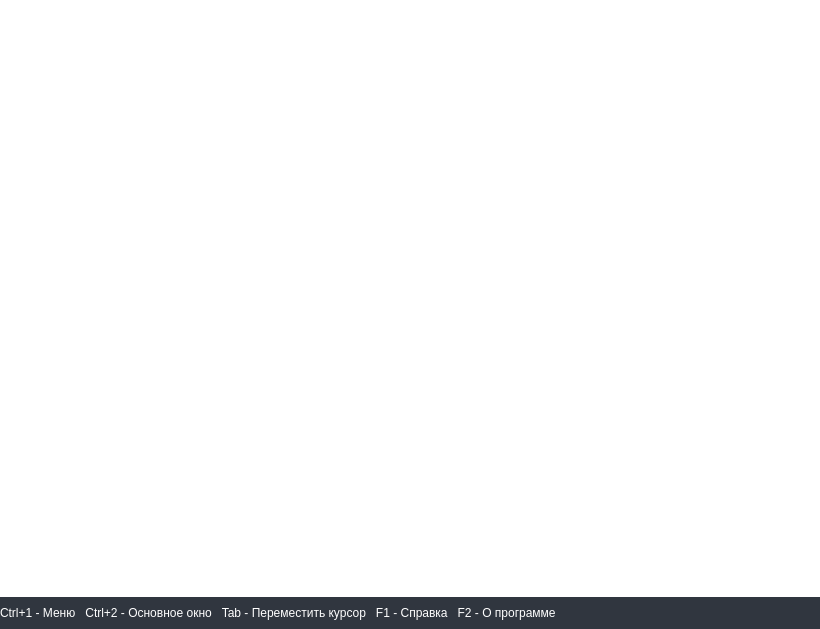
<?xml version="1.0" encoding="UTF-8"?>
<ui version="4.0">
 <class>MainWindow</class>
 <widget class="QMainWindow" name="MainWindow">
  <property name="geometry">
   <rect>
    <x>0</x>
    <y>0</y>
    <width>820</width>
    <height>629</height>
   </rect>
  </property>
  <property name="windowTitle">
   <string>MainWindow</string>
  </property>
  <property name="windowIcon">
   <iconset>
    <normaloff>../img/sobol.png</normaloff>../img/sobol.png</iconset>
  </property>
  <widget class="QWidget" name="centralwidget">
   <layout class="QGridLayout" name="gridLayout_2">
    <property name="leftMargin">
     <number>0</number>
    </property>
    <property name="topMargin">
     <number>0</number>
    </property>
    <property name="rightMargin">
     <number>0</number>
    </property>
    <property name="bottomMargin">
     <number>0</number>
    </property>
    <item row="0" column="0">
     <widget class="QStackedWidget" name="main_stacked_widget">
      <property name="currentIndex">
       <number>4</number>
      </property>
      <widget class="BackgroundedWidget" name="wait_id_page">
       <property name="styleSheet">
        <string notr="true">QLabel {
    padding: 0.3em 0.3em 0.3em 0.3em;
    color: white;
}</string>
       </property>
       <layout class="QVBoxLayout" name="verticalLayout_7">
        <property name="spacing">
         <number>0</number>
        </property>
        <item>
         <spacer name="verticalSpacer_6">
          <property name="orientation">
           <enum>Qt::Vertical</enum>
          </property>
          <property name="sizeHint" stdset="0">
           <size>
            <width>20</width>
            <height>426</height>
           </size>
          </property>
         </spacer>
        </item>
        <item>
         <layout class="QVBoxLayout" name="wait_vertical_layout">
          <item>
           <widget class="QLabel" name="present_personal_id_label">
            <property name="sizePolicy">
             <sizepolicy hsizetype="Preferred" vsizetype="Preferred">
              <horstretch>0</horstretch>
              <verstretch>0</verstretch>
             </sizepolicy>
            </property>
            <property name="font">
             <font>
              <family>Monospace Regular</family>
              <pointsize>16</pointsize>
              <weight>50</weight>
              <italic>false</italic>
              <bold>false</bold>
             </font>
            </property>
            <property name="text">
             <string>Предъявите персональный идентификатор</string>
            </property>
            <property name="alignment">
             <set>Qt::AlignCenter</set>
            </property>
           </widget>
          </item>
          <item>
           <spacer name="verticalSpacer_5">
            <property name="orientation">
             <enum>Qt::Vertical</enum>
            </property>
            <property name="sizeType">
             <enum>QSizePolicy::Fixed</enum>
            </property>
            <property name="sizeHint" stdset="0">
             <size>
              <width>20</width>
              <height>100</height>
             </size>
            </property>
           </spacer>
          </item>
          <item>
           <layout class="QHBoxLayout" name="wait_horizontal_layout">
            <item>
             <widget class="QLabel" name="remaining_time_label_1">
              <property name="text">
               <string/>
              </property>
              <property name="alignment">
               <set>Qt::AlignCenter</set>
              </property>
             </widget>
            </item>
           </layout>
          </item>
         </layout>
        </item>
        <item>
         <spacer name="verticalSpacer_7">
          <property name="orientation">
           <enum>Qt::Vertical</enum>
          </property>
          <property name="sizeType">
           <enum>QSizePolicy::Maximum</enum>
          </property>
          <property name="sizeHint" stdset="0">
           <size>
            <width>20</width>
            <height>250</height>
           </size>
          </property>
         </spacer>
        </item>
       </layout>
      </widget>
      <widget class="BackgroundedWidget" name="passwd_page">
       <property name="styleSheet">
        <string notr="true">QPushButton {
    padding: 0.3em 0.3em 0.3em 0.3em;
    border: 1px solid white;
    background: #48a23f;
    color: white;
}

QLabel {
    padding: 0.3em 0.3em 0.3em 0.3em;
    color: white;
}

QLineEdit {
    padding: 0.3em 0.3em 0.3em 0.3em;
     background: #3d8a36;
     border: none;
     color: white;
}</string>
       </property>
       <layout class="QVBoxLayout" name="verticalLayout_2">
        <property name="spacing">
         <number>0</number>
        </property>
        <item>
         <spacer name="verticalSpacer">
          <property name="orientation">
           <enum>Qt::Vertical</enum>
          </property>
          <property name="sizeHint" stdset="0">
           <size>
            <width>20</width>
            <height>423</height>
           </size>
          </property>
         </spacer>
        </item>
        <item>
         <widget class="QLabel" name="id_label">
          <property name="sizePolicy">
           <sizepolicy hsizetype="Preferred" vsizetype="Preferred">
            <horstretch>0</horstretch>
            <verstretch>0</verstretch>
           </sizepolicy>
          </property>
          <property name="font">
           <font>
            <family>Monospace Regular</family>
            <pointsize>16</pointsize>
            <weight>50</weight>
            <italic>false</italic>
            <bold>false</bold>
           </font>
          </property>
          <property name="text">
           <string>iButton</string>
          </property>
          <property name="alignment">
           <set>Qt::AlignCenter</set>
          </property>
         </widget>
        </item>
        <item>
         <layout class="QHBoxLayout" name="horizontalLayout">
          <item>
           <spacer name="horizontalSpacer">
            <property name="orientation">
             <enum>Qt::Horizontal</enum>
            </property>
            <property name="sizeHint" stdset="0">
             <size>
              <width>40</width>
              <height>20</height>
             </size>
            </property>
           </spacer>
          </item>
          <item>
           <layout class="QVBoxLayout" name="verticalLayout_3">
            <item>
             <widget class="QLabel" name="passwd_label">
              <property name="text">
               <string>Введите пароль</string>
              </property>
             </widget>
            </item>
            <item>
             <widget class="QLineEdit" name="passwd_line_edit">
              <property name="sizePolicy">
               <sizepolicy hsizetype="Fixed" vsizetype="Fixed">
                <horstretch>0</horstretch>
                <verstretch>0</verstretch>
               </sizepolicy>
              </property>
              <property name="minimumSize">
               <size>
                <width>200</width>
                <height>0</height>
               </size>
              </property>
             </widget>
            </item>
            <item>
             <spacer name="verticalSpacer_9">
              <property name="orientation">
               <enum>Qt::Vertical</enum>
              </property>
              <property name="sizeType">
               <enum>QSizePolicy::Fixed</enum>
              </property>
              <property name="sizeHint" stdset="0">
               <size>
                <width>20</width>
                <height>5</height>
               </size>
              </property>
             </spacer>
            </item>
            <item>
             <widget class="QPushButton" name="enter_push_button">
              <property name="sizePolicy">
               <sizepolicy hsizetype="Fixed" vsizetype="Fixed">
                <horstretch>0</horstretch>
                <verstretch>0</verstretch>
               </sizepolicy>
              </property>
              <property name="minimumSize">
               <size>
                <width>200</width>
                <height>0</height>
               </size>
              </property>
              <property name="text">
               <string>Войти</string>
              </property>
             </widget>
            </item>
           </layout>
          </item>
          <item>
           <spacer name="horizontalSpacer_2">
            <property name="orientation">
             <enum>Qt::Horizontal</enum>
            </property>
            <property name="sizeHint" stdset="0">
             <size>
              <width>40</width>
              <height>20</height>
             </size>
            </property>
           </spacer>
          </item>
         </layout>
        </item>
        <item>
         <widget class="QLabel" name="remaining_time_label_2">
          <property name="text">
           <string/>
          </property>
          <property name="alignment">
           <set>Qt::AlignCenter</set>
          </property>
         </widget>
        </item>
        <item>
         <spacer name="verticalSpacer_2">
          <property name="orientation">
           <enum>Qt::Vertical</enum>
          </property>
          <property name="sizeType">
           <enum>QSizePolicy::Maximum</enum>
          </property>
          <property name="sizeHint" stdset="0">
           <size>
            <width>20</width>
            <height>250</height>
           </size>
          </property>
         </spacer>
        </item>
       </layout>
      </widget>
      <widget class="BackgroundedWidget" name="admin_action_page">
       <property name="styleSheet">
        <string notr="true">QPushButton {
    padding: 0.3em 0.3em 0.3em 0.3em;
    border: 1px solid white;
    background: #48a23f;
    color: white;
}

QLabel {
    padding: 0.3em 0.3em 0.3em 0.3em;
    color: white;
}

QLineEdit {
    padding: 0.3em 0.3em 0.3em 0.3em;
     background: #3d8a36;
     border: none;
}</string>
       </property>
       <layout class="QGridLayout" name="gridLayout_5">
        <item row="0" column="1">
         <spacer name="verticalSpacer_3">
          <property name="orientation">
           <enum>Qt::Vertical</enum>
          </property>
          <property name="sizeHint" stdset="0">
           <size>
            <width>20</width>
            <height>312</height>
           </size>
          </property>
         </spacer>
        </item>
        <item row="1" column="0">
         <spacer name="horizontalSpacer_3">
          <property name="orientation">
           <enum>Qt::Horizontal</enum>
          </property>
          <property name="sizeHint" stdset="0">
           <size>
            <width>359</width>
            <height>20</height>
           </size>
          </property>
         </spacer>
        </item>
        <item row="1" column="1">
         <layout class="QVBoxLayout" name="verticalLayout_6">
          <item>
           <layout class="QGridLayout" name="gridLayout">
            <item row="3" column="0">
             <widget class="QLabel" name="last_user_id_label">
              <property name="minimumSize">
               <size>
                <width>450</width>
                <height>0</height>
               </size>
              </property>
              <property name="text">
               <string>Номер идентификатора последнего пользователя</string>
              </property>
             </widget>
            </item>
            <item row="5" column="0">
             <widget class="QLabel" name="failed_logins_label">
              <property name="text">
               <string>Суммарное количество неудачных попыток входа</string>
              </property>
             </widget>
            </item>
            <item row="1" column="1">
             <widget class="QLabel" name="admin_datetime_value">
              <property name="text">
               <string/>
              </property>
             </widget>
            </item>
            <item row="1" column="0">
             <widget class="QLabel" name="admin_datetime_label">
              <property name="text">
               <string>Время текущего входа</string>
              </property>
             </widget>
            </item>
            <item row="4" column="1">
             <widget class="QLabel" name="last_user_datetime_value">
              <property name="text">
               <string>00:00 01/01/2025</string>
              </property>
             </widget>
            </item>
            <item row="0" column="0">
             <widget class="QLabel" name="admin_id_label">
              <property name="text">
               <string>Номер идентификатора</string>
              </property>
             </widget>
            </item>
            <item row="5" column="1">
             <widget class="QLabel" name="failed_logins_value">
              <property name="text">
               <string/>
              </property>
             </widget>
            </item>
            <item row="3" column="1">
             <widget class="QLabel" name="last_user_id_value">
              <property name="text">
               <string/>
              </property>
             </widget>
            </item>
            <item row="2" column="0">
             <widget class="QLabel" name="last_user_name_label">
              <property name="text">
               <string>Имя последнего пользователя</string>
              </property>
             </widget>
            </item>
            <item row="2" column="1">
             <widget class="QLabel" name="last_user_name_value">
              <property name="text">
               <string/>
              </property>
             </widget>
            </item>
            <item row="0" column="1">
             <widget class="QLabel" name="admin_id_value">
              <property name="text">
               <string/>
              </property>
             </widget>
            </item>
            <item row="4" column="0">
             <widget class="QLabel" name="last_user_datetime_label">
              <property name="text">
               <string>Время входа последнего пользователя</string>
              </property>
             </widget>
            </item>
           </layout>
          </item>
          <item>
           <spacer name="verticalSpacer_8">
            <property name="orientation">
             <enum>Qt::Vertical</enum>
            </property>
            <property name="sizeType">
             <enum>QSizePolicy::Fixed</enum>
            </property>
            <property name="sizeHint" stdset="0">
             <size>
              <width>20</width>
              <height>20</height>
             </size>
            </property>
           </spacer>
          </item>
          <item>
           <layout class="QHBoxLayout" name="horizontalLayout_2">
            <item>
             <spacer name="horizontalSpacer_5">
              <property name="orientation">
               <enum>Qt::Horizontal</enum>
              </property>
              <property name="sizeHint" stdset="0">
               <size>
                <width>40</width>
                <height>20</height>
               </size>
              </property>
             </spacer>
            </item>
            <item>
             <layout class="QVBoxLayout" name="verticalLayout_4">
              <item>
               <widget class="QPushButton" name="admin_sys_load_push_button">
                <property name="sizePolicy">
                 <sizepolicy hsizetype="Preferred" vsizetype="Fixed">
                  <horstretch>0</horstretch>
                  <verstretch>0</verstretch>
                 </sizepolicy>
                </property>
                <property name="minimumSize">
                 <size>
                  <width>200</width>
                  <height>0</height>
                 </size>
                </property>
                <property name="maximumSize">
                 <size>
                  <width>200</width>
                  <height>16777215</height>
                 </size>
                </property>
                <property name="layoutDirection">
                 <enum>Qt::LeftToRight</enum>
                </property>
                <property name="text">
                 <string>Загрузка ОС</string>
                </property>
               </widget>
              </item>
              <item>
               <widget class="QPushButton" name="go_settings_push_button">
                <property name="sizePolicy">
                 <sizepolicy hsizetype="Preferred" vsizetype="Fixed">
                  <horstretch>0</horstretch>
                  <verstretch>0</verstretch>
                 </sizepolicy>
                </property>
                <property name="minimumSize">
                 <size>
                  <width>200</width>
                  <height>0</height>
                 </size>
                </property>
                <property name="maximumSize">
                 <size>
                  <width>200</width>
                  <height>16777215</height>
                 </size>
                </property>
                <property name="text">
                 <string>Настройки</string>
                </property>
               </widget>
              </item>
             </layout>
            </item>
            <item>
             <spacer name="horizontalSpacer_6">
              <property name="orientation">
               <enum>Qt::Horizontal</enum>
              </property>
              <property name="sizeHint" stdset="0">
               <size>
                <width>40</width>
                <height>20</height>
               </size>
              </property>
             </spacer>
            </item>
           </layout>
          </item>
         </layout>
        </item>
        <item row="1" column="2">
         <spacer name="horizontalSpacer_4">
          <property name="orientation">
           <enum>Qt::Horizontal</enum>
          </property>
          <property name="sizeHint" stdset="0">
           <size>
            <width>358</width>
            <height>20</height>
           </size>
          </property>
         </spacer>
        </item>
        <item row="2" column="1">
         <spacer name="verticalSpacer_4">
          <property name="orientation">
           <enum>Qt::Vertical</enum>
          </property>
          <property name="sizeType">
           <enum>QSizePolicy::Maximum</enum>
          </property>
          <property name="sizeHint" stdset="0">
           <size>
            <width>20</width>
            <height>250</height>
           </size>
          </property>
         </spacer>
        </item>
       </layout>
      </widget>
      <widget class="BackgroundedWidget" name="user_action_page">
       <property name="styleSheet">
        <string notr="true">QPushButton {
    padding: 0.3em 0.3em 0.3em 0.3em;
    border: 1px solid white;
    background: #48a23f;
    color: white;
}

QLabel {
    padding: 0.3em 0.3em 0.3em 0.3em;
    color: white;
}

QLineEdit {
    padding: 0.3em 0.3em 0.3em 0.3em;
     background: #3d8a36;
     border: none;
}</string>
       </property>
       <layout class="QGridLayout" name="gridLayout_4">
        <item row="0" column="1">
         <spacer name="verticalSpacer_11">
          <property name="orientation">
           <enum>Qt::Vertical</enum>
          </property>
          <property name="sizeHint" stdset="0">
           <size>
            <width>20</width>
            <height>161</height>
           </size>
          </property>
         </spacer>
        </item>
        <item row="1" column="0">
         <spacer name="horizontalSpacer_10">
          <property name="orientation">
           <enum>Qt::Horizontal</enum>
          </property>
          <property name="sizeHint" stdset="0">
           <size>
            <width>75</width>
            <height>20</height>
           </size>
          </property>
         </spacer>
        </item>
        <item row="1" column="1">
         <layout class="QVBoxLayout" name="verticalLayout_9">
          <item>
           <layout class="QGridLayout" name="gridLayout_3">
            <item row="3" column="0">
             <widget class="QLabel" name="user_last_datetime_label">
              <property name="minimumSize">
               <size>
                <width>450</width>
                <height>0</height>
               </size>
              </property>
              <property name="text">
               <string>Время последнего входа</string>
              </property>
             </widget>
            </item>
            <item row="5" column="0">
             <widget class="QLabel" name="user_remaining_days_label">
              <property name="text">
               <string>Осталось дней до устаревания пароля</string>
              </property>
             </widget>
            </item>
            <item row="1" column="1">
             <widget class="QLabel" name="user_id_value">
              <property name="text">
               <string/>
              </property>
             </widget>
            </item>
            <item row="1" column="0">
             <widget class="QLabel" name="user_id_label">
              <property name="text">
               <string>Номер идентификатора</string>
              </property>
             </widget>
            </item>
            <item row="4" column="1">
             <widget class="QLabel" name="user_logins_count_value">
              <property name="text">
               <string/>
              </property>
             </widget>
            </item>
            <item row="0" column="0">
             <widget class="QLabel" name="user_name_label">
              <property name="text">
               <string>Имя пользователя</string>
              </property>
             </widget>
            </item>
            <item row="5" column="1">
             <widget class="QLabel" name="user_remaining_days_value">
              <property name="text">
               <string/>
              </property>
             </widget>
            </item>
            <item row="3" column="1">
             <widget class="QLabel" name="user_last_datetime_value">
              <property name="text">
               <string>00:00 01/01/2025</string>
              </property>
             </widget>
            </item>
            <item row="2" column="0">
             <widget class="QLabel" name="user_datetime_label">
              <property name="text">
               <string>Время текущего входа</string>
              </property>
             </widget>
            </item>
            <item row="2" column="1">
             <widget class="QLabel" name="user_datetime_value">
              <property name="text">
               <string/>
              </property>
             </widget>
            </item>
            <item row="4" column="0">
             <widget class="QLabel" name="user_logins_count_label">
              <property name="text">
               <string>Общее количество входов</string>
              </property>
             </widget>
            </item>
            <item row="0" column="1">
             <widget class="QLabel" name="user_name_value">
              <property name="text">
               <string/>
              </property>
             </widget>
            </item>
           </layout>
          </item>
          <item>
           <spacer name="verticalSpacer_10">
            <property name="orientation">
             <enum>Qt::Vertical</enum>
            </property>
            <property name="sizeType">
             <enum>QSizePolicy::Maximum</enum>
            </property>
            <property name="sizeHint" stdset="0">
             <size>
              <width>20</width>
              <height>20</height>
             </size>
            </property>
           </spacer>
          </item>
          <item>
           <layout class="QHBoxLayout" name="horizontalLayout_5">
            <item>
             <spacer name="horizontalSpacer_8">
              <property name="orientation">
               <enum>Qt::Horizontal</enum>
              </property>
              <property name="sizeHint" stdset="0">
               <size>
                <width>40</width>
                <height>20</height>
               </size>
              </property>
             </spacer>
            </item>
            <item>
             <layout class="QVBoxLayout" name="verticalLayout_10">
              <item>
               <widget class="QPushButton" name="user_sys_load_push_button">
                <property name="sizePolicy">
                 <sizepolicy hsizetype="Preferred" vsizetype="Fixed">
                  <horstretch>0</horstretch>
                  <verstretch>0</verstretch>
                 </sizepolicy>
                </property>
                <property name="minimumSize">
                 <size>
                  <width>200</width>
                  <height>0</height>
                 </size>
                </property>
                <property name="maximumSize">
                 <size>
                  <width>200</width>
                  <height>16777215</height>
                 </size>
                </property>
                <property name="layoutDirection">
                 <enum>Qt::LeftToRight</enum>
                </property>
                <property name="text">
                 <string>Загрузка ОС</string>
                </property>
               </widget>
              </item>
              <item>
               <widget class="QPushButton" name="go_chpasswd_push_button">
                <property name="sizePolicy">
                 <sizepolicy hsizetype="Preferred" vsizetype="Fixed">
                  <horstretch>0</horstretch>
                  <verstretch>0</verstretch>
                 </sizepolicy>
                </property>
                <property name="minimumSize">
                 <size>
                  <width>200</width>
                  <height>0</height>
                 </size>
                </property>
                <property name="maximumSize">
                 <size>
                  <width>200</width>
                  <height>16777215</height>
                 </size>
                </property>
                <property name="text">
                 <string>Смена пароля</string>
                </property>
               </widget>
              </item>
             </layout>
            </item>
            <item>
             <spacer name="horizontalSpacer_9">
              <property name="orientation">
               <enum>Qt::Horizontal</enum>
              </property>
              <property name="sizeHint" stdset="0">
               <size>
                <width>40</width>
                <height>20</height>
               </size>
              </property>
             </spacer>
            </item>
           </layout>
          </item>
         </layout>
        </item>
        <item row="1" column="2">
         <spacer name="horizontalSpacer_11">
          <property name="orientation">
           <enum>Qt::Horizontal</enum>
          </property>
          <property name="sizeHint" stdset="0">
           <size>
            <width>76</width>
            <height>20</height>
           </size>
          </property>
         </spacer>
        </item>
        <item row="2" column="1">
         <spacer name="verticalSpacer_12">
          <property name="orientation">
           <enum>Qt::Vertical</enum>
          </property>
          <property name="sizeHint" stdset="0">
           <size>
            <width>20</width>
            <height>161</height>
           </size>
          </property>
         </spacer>
        </item>
       </layout>
      </widget>
      <widget class="QWidget" name="settings_page">
       <layout class="QVBoxLayout" name="verticalLayout_5">
        <property name="spacing">
         <number>0</number>
        </property>
        <property name="leftMargin">
         <number>0</number>
        </property>
        <property name="topMargin">
         <number>0</number>
        </property>
        <property name="rightMargin">
         <number>0</number>
        </property>
        <property name="bottomMargin">
         <number>0</number>
        </property>
        <item>
         <widget class="QWidget" name="settings_main_widget" native="true">
          <property name="styleSheet">
           <string notr="true">background-color: white;</string>
          </property>
          <layout class="QHBoxLayout" name="horizontalLayout_3">
           <property name="spacing">
            <number>0</number>
           </property>
           <property name="leftMargin">
            <number>0</number>
           </property>
           <property name="topMargin">
            <number>0</number>
           </property>
           <property name="rightMargin">
            <number>0</number>
           </property>
           <property name="bottomMargin">
            <number>0</number>
           </property>
           <item>
            <widget class="QLabel" name="settings_left_label">
             <property name="sizePolicy">
              <sizepolicy hsizetype="Minimum" vsizetype="Preferred">
               <horstretch>0</horstretch>
               <verstretch>0</verstretch>
              </sizepolicy>
             </property>
             <property name="minimumSize">
              <size>
               <width>0</width>
               <height>50</height>
              </size>
             </property>
             <property name="text">
              <string/>
             </property>
             <property name="pixmap">
              <pixmap>../img/top_left.png</pixmap>
             </property>
            </widget>
           </item>
           <item>
            <spacer name="settings_horizontal_spacer">
             <property name="orientation">
              <enum>Qt::Horizontal</enum>
             </property>
             <property name="sizeHint" stdset="0">
              <size>
               <width>254</width>
               <height>20</height>
              </size>
             </property>
            </spacer>
           </item>
           <item>
            <widget class="QLabel" name="settings_right_label">
             <property name="sizePolicy">
              <sizepolicy hsizetype="Minimum" vsizetype="Preferred">
               <horstretch>0</horstretch>
               <verstretch>0</verstretch>
              </sizepolicy>
             </property>
             <property name="minimumSize">
              <size>
               <width>0</width>
               <height>50</height>
              </size>
             </property>
             <property name="text">
              <string/>
             </property>
             <property name="pixmap">
              <pixmap>../img/top_right.png</pixmap>
             </property>
            </widget>
           </item>
          </layout>
         </widget>
        </item>
        <item>
         <layout class="QHBoxLayout" name="settings_horizontal_layout">
          <property name="spacing">
           <number>0</number>
          </property>
          <item>
           <widget class="QStackedWidget" name="settings_stacked_widget">
            <property name="styleSheet">
             <string notr="true">background-color: white;</string>
            </property>
            <property name="currentIndex">
             <number>-1</number>
            </property>
           </widget>
          </item>
         </layout>
        </item>
        <item>
         <widget class="QLabel" name="settings_bottom_label">
          <property name="minimumSize">
           <size>
            <width>0</width>
            <height>32</height>
           </size>
          </property>
          <property name="styleSheet">
           <string notr="true">            QWidget {
                font: 8pt 'Monospace Regular';
                color: white;
                background-color: #30363F;
            }
</string>
          </property>
          <property name="text">
           <string>Ctrl+1 - Меню   Ctrl+2 - Основное окно   Tab - Переместить курсор   F1 - Справка   F2 - О программе</string>
          </property>
         </widget>
        </item>
       </layout>
      </widget>
     </widget>
    </item>
   </layout>
  </widget>
 </widget>
 <customwidgets>
  <customwidget>
   <class>BackgroundedWidget</class>
   <extends>QWidget</extends>
   <header>BackgroundedWidget</header>
   <container>1</container>
  </customwidget>
 </customwidgets>
 <tabstops>
  <tabstop>passwd_line_edit</tabstop>
  <tabstop>enter_push_button</tabstop>
  <tabstop>go_settings_push_button</tabstop>
  <tabstop>admin_sys_load_push_button</tabstop>
 </tabstops>
 <resources/>
 <connections/>
</ui>
